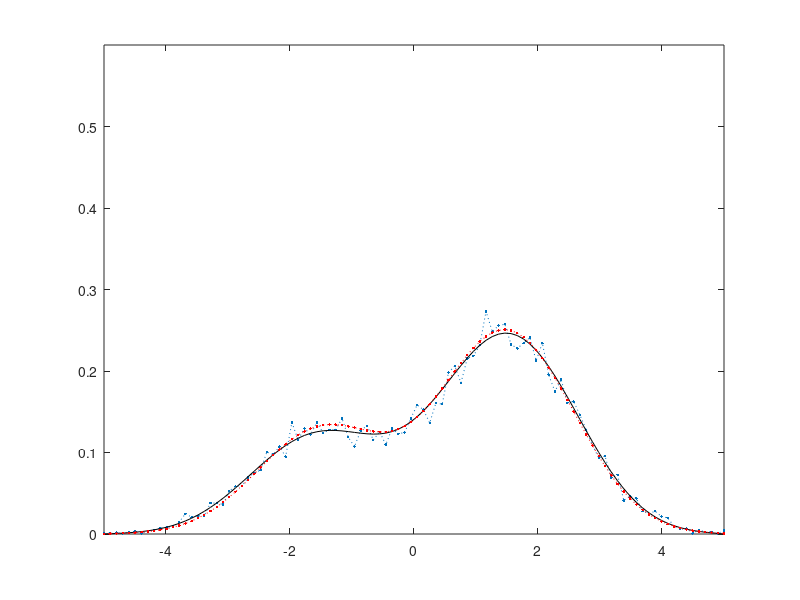
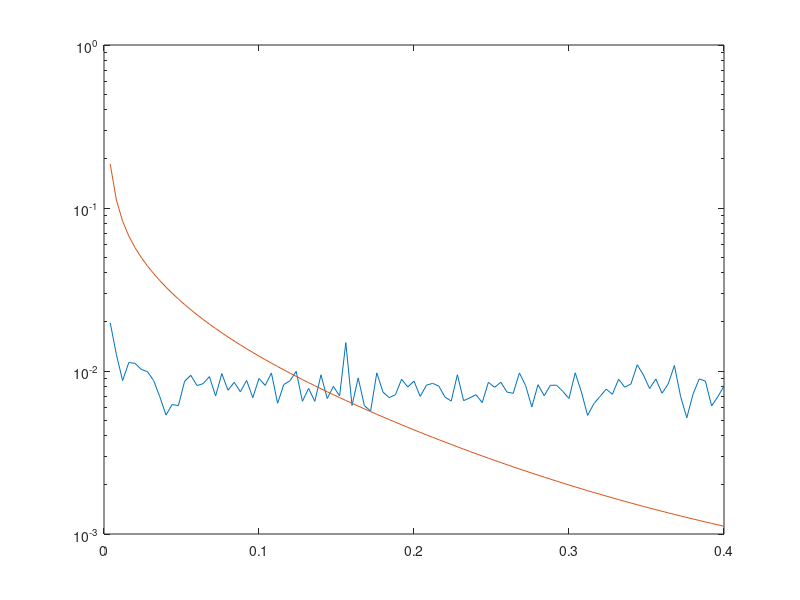

MATLAB code to generate these figures, in order:
% heat.m
%
% Solution of the heat equation u_t=Du_xx
% using expectation of the heat kernel
% and random walk methods
%
close all;
clear all;
M=100;
D=1;
x=linspace(-5,5,M);
dx=x(2)-x(1);
ue=0.5*((x>-2.5)&(x<-0.5))+((x>0.5)&(x<2.5));
ue=ue/(dx*sum(ue));
N=12000;
xi=-2.5+2*rand(1,N/3);
xi(N/3+1:N)=0.5+2*rand(1,N-N/3);
xii=xi;
N2=round(N/M);
xi0=-2.5+2*rand(1,N2/3);
xi0(N2/3+1:N2)=0.5+2*rand(1,N2-N2/3);
m=1/(N*dx);
u=m*hist(xi,x);
plot(x,u,':.',x,ue);
dt=0.004;
lambda=D*dt/(dx)^2;
for t=1:100
    ue(2:M-1)=ue(2:M-1)*(1-2*lambda)+lambda*(ue(1:M-2)+ue(3:M));
    xi=xii+sqrt(2*D*dt*t)*randn(1,N);
    u=m*hist(xi,x);
    for i=1:M
        u2(i)=sum(exp(-(x(i)-xi0).^2./(4*D*dt*t)))*M/(N*sqrt(4*D*pi*dt*t));
    end
    plot(x,u,':.',x,ue,'-k',x,u2,':.r');
    axis([-5 5 0 0.6]);
    drawnow;
    e1(t)=sum((ue-u).^2);
    e2(t)=sum((ue-u2).^2);
end

figure;
semilogy((1:100)*dt,e1,(1:100)*dt,e2);
